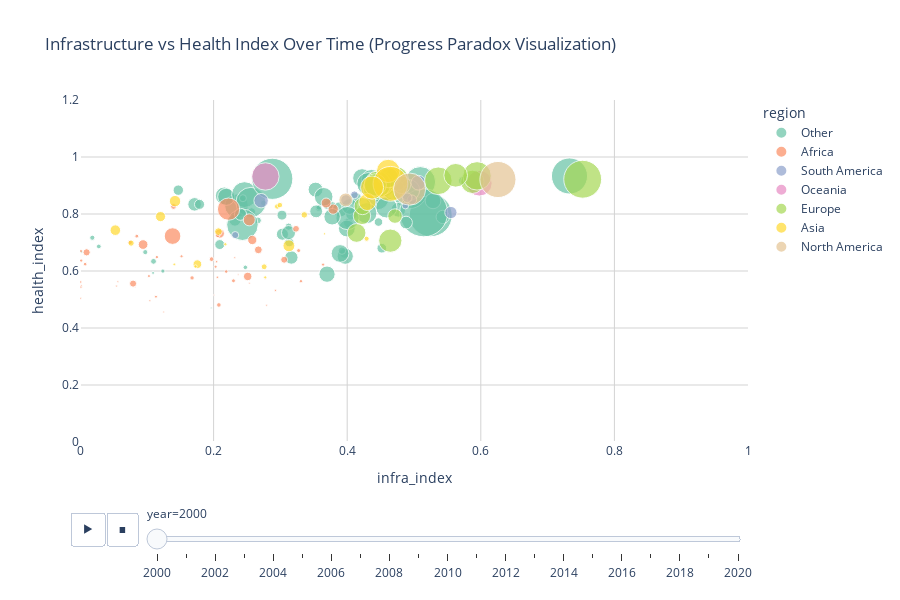

Notebook source saved alongside this figure:
### Code cell
fig = px.scatter(
    df,
    x="infra_index",
    y="health_index",
    animation_frame="year",
    animation_group="country",
    color="region",
    hover_name="country",
    size="energy_use_per_capita_size",
    size_max=60,
    range_x=[0, 1],
    range_y=[0, 1.2],
    title="Infrastructure vs Health Index Over Time (Progress Paradox Visualization)",
    color_discrete_sequence=px.colors.qualitative.Set2,
)

fig.update_layout(
    width=900,
    height=600,
    plot_bgcolor="white",
    paper_bgcolor="white",
    xaxis=dict(showgrid=True, gridcolor="lightgrey"),
    yaxis=dict(showgrid=True, gridcolor="lightgrey")
)

fig.show()

### Figure 1 — Plotly figure (JSON) as saved in the notebook; plotly's stock layout.template omitted (floating-point values rounded to 4 significant figures)
{"data": [{"hovertemplate": "<b>%{hovertext}</b><br><br>region=Other<br>year=2000<br>infra_index=%{x}<br>health_index=%{y}<br>energy_use_per_capita_size=%{marker.size}<extra></extra>", "hovertext": ["Afghanistan", "Albania", "American Samoa", "Andorra", "Anguilla", "Antigua and Barbuda", "Armenia", "Aruba", "Azerbaijan", "Bahamas", "Bahrain", "Barbados", "Belarus", "Belize", "Bermuda", "Bosnia and Herzegovina", "British Virgin Islands", "Brunei", "Cayman Islands", "Cook Islands", "Costa Rica", "Cote d'Ivoire", "Croatia", "Cuba", "Cyprus", "Czechia", "Dominica", "Dominican Republic", "East Timor", "El Salvador", "Estonia", "Falkland Islands", "Faroe Islands", "Fiji", "French Guiana", "French Polynesia", "Georgia", "Gibraltar", "Greenland", "Grenada", "Guadeloupe", "Guam", "Guatemala", "Guyana", "Haiti", "Honduras", "Hong Kong", "Iceland", "Iran", "Iraq", "Israel", "Jamaica", "Jordan", "Kazakhstan", "Kiribati", "Kosovo", "Kuwait", "Kyrgyzstan", "Latvia", "Lebanon", "Lithuania", "Luxembourg", "Macao", "Malta", "Marshall Islands", "Martinique", "Micronesia (country)", "Moldova", "Monaco", "Montenegro", "Montserrat", "Nauru", "New Caledonia", "Nicaragua", "Niue", "North Macedonia", "Northern Mariana Islands", "Oman", "Palau", "Palestine", "Panama", "Papua New Guinea", "Puerto Rico", "Qatar", "Reunion", "Saint Helena", "Saint Kitts and Nevis", "Saint Lucia", "Saint Pierre and Miquelon", "Saint Vincent and the Grenadines", "Samoa", "San Marino", "Saudi Arabia", "Serbia", "Slovakia", "Slovenia", "Solomon Islands", "Suriname", "Syria", "Taiwan", "Tajikistan", "Tokelau", "Tonga", "Trinidad and Tobago", "Turkey", "Turkmenistan", "Turks and Caicos Islands", "Tuvalu", "United Arab Emirates", "United States Virgin Islands", "Uzbekistan", "Vanuatu", "Venezuela", "World", "Yemen"], "ids": ["Afghanistan", "Albania", "American Samoa", "Andorra", "Anguilla", "Antigua and Barbuda", "Armenia", "Aruba", "Azerbaijan", "Bahamas", "Bahrain", "Barbados", "Belarus", "Belize", "Bermuda", "Bosnia and Herzegovina", "British Virgin Islands", "Brunei", "Cayman Islands", "Cook Islands", "Costa Rica", "Cote d'Ivoire", "Croatia", "Cuba", "Cyprus", "Czechia", "Dominica", "Dominican Republic", "East Timor", "El Salvador", "Estonia", "Falkland Islands", "Faroe Islands", "Fiji", "French Guiana", "French Polynesia", "Georgia", "Gibraltar", "Greenland", "Grenada", "Guadeloupe", "Guam", "Guatemala", "Guyana", "Haiti", "Honduras", "Hong Kong", "Iceland", "Iran", "Iraq", "Israel", "Jamaica", "Jordan", "Kazakhstan", "Kiribati", "Kosovo", "Kuwait", "Kyrgyzstan", "Latvia", "Lebanon", "Lithuania", "Luxembourg", "Macao", "Malta", "Marshall Islands", "Martinique", "Micronesia (country)", "Moldova", "Monaco", "Montenegro", "Montserrat", "Nauru", "New Caledonia", "Nicaragua", "Niue", "North Macedonia", "Northern Mariana Islands", "Oman", "Palau", "Palestine", "Panama", "Papua New Guinea", "Puerto Rico", "Qatar", "Reunion", "Saint Helena", "Saint Kitts and Nevis", "Saint Lucia", "Saint Pierre and Miquelon", "Saint Vincent and the Grenadines", "Samoa", "San Marino", "Saudi Arabia", "Serbia", "Slovakia", "Slovenia", "Solomon Islands", "Suriname", "Syria", "Taiwan", "Tajikistan", "Tokelau", "Tonga", "Trinidad and Tobago", "Turkey", "Turkmenistan", "Turks and Caicos Islands", "Tuvalu", "United Arab Emirates", "United States Virgin Islands", "Uzbekistan", "Vanuatu", "Venezuela", "World", "Yemen"], "legendgroup": "Other", "marker": {"color": "rgb(102,194,165)", "size": [262.7, 6217.0, 40380.0, 1.0, 1.0, 28510.0, 8588.0, 49760.0, 16150.0, 50840.0, 167100.0, 26580.0, 25520.0, 9041.0, 39500.0, 13110.0, 21590.0, 60240.0, 52460.0, 17240.0, 7388.0, 1881.0, 22320.0, 9865.0, 31930.0, 46350.0, 6795.0, 9898.0, 762.5, 4442.0, 39730.0, 36970.0, 66990.0, 8368.0, 14010.0, 13870.0, 6620.0, 1.0, 46940.0, 8029.0, 20440.0, 87350.0, 3602.0, 8932.0, 774.7, 3028.0, 29450.0, 118100.0, 21030.0, 13210.0, 37210.0, 16600.0, 12300.0, 23850.0, 1641.0, 13500.0, 111600.0, 8554.0, 16070.0, 13790.0, 22430.0, 85300.0, 15780.0, 46300.0, 1.0, 22330.0, 4694.0, 7593.0, 1.0, 19360.0, 23020.0, 44940.0, 40980.0, 3181.0, 13730.0, 14990.0, 0.0, 48620.0, 1.0, 1829.0, 20030.0, 2395.0, 33880.0, 209100.0, 13460.0, 8511.0, 17040.0, 9236.0, 44540.0, 5736.0, 4732.0, 1.0, 82510.0, 24500.0, 40570.0, 39490.0, 2398.0, 14580.0, 12710.0, 45720.0, 5018.0, 1.0, 4267.0, 90200.0, 13200.0, 28430.0, 15410.0, 0.0, 153400.0, 358400.0, 24000.0, 2050.0, 31480.0, 17890.0, 3064.0], "sizemode": "area", "sizeref": 181.1, "symbol": "circle"}, "mode": "markers", "name": "Other", "orientation": "v", "showlegend": true, "type": "scatter", "x": [0.1966, 0.4456, NaN, NaN, NaN, 0.2159, 0.4018, NaN, 0.3164, 0.2343, 0.525, 0.2189, 0.3995, 0.3024, NaN, 0.4127, NaN, 0.2462, NaN, 0.1714, 0.5735, 0.2475, 0.5285, 0.1472, 0.4223, 0.4455, 0.2405, 0.3714, 0.002267, 0.2438, 0.4289, NaN, NaN, 0.3962, NaN, NaN, 0.4468, NaN, NaN, 0.3778, NaN, NaN, 0.3574, 0.2092, 0.1094, 0.3578, NaN, 0.7328, 0.3894, 0.303, 0.4365, 0.1715, 0.4065, 0.3971, 0.1241, NaN, 0.4933, 0.4518, 0.543, NaN, 0.4037, 0.5094, NaN, 0.4313, NaN, NaN, NaN, 0.3133, NaN, 0.4765, NaN, 0.2243, NaN, 0.2747, NaN, 0.3535, NaN, 0.4004, NaN, NaN, 0.3526, 0.09773, NaN, 0.5145, NaN, NaN, 0.217, 0.1789, NaN, 0.2569, 0.3123, NaN, 0.2559, 0.3774, 0.4588, 0.4929, 0.01842, 0.4881, 0.2319, NaN, 0.3921, NaN, 0.2664, 0.2432, 0.2403, 0.3893, NaN, NaN, 0.2878, NaN, 0.3698, 0.02819, 0.3648, 0.3122, 0.1101], "xaxis": "x", "y": [0.4703, 0.8577, NaN, NaN, NaN, 0.8636, 0.7691, NaN, 0.6474, 0.8283, 0.7957, 0.8602, 0.749, 0.7961, NaN, 0.8546, NaN, 0.8681, NaN, NaN, 0.9168, 0.6128, 0.8461, 0.8837, 0.9261, 0.8545, NaN, 0.8329, 0.6672, 0.8554, 0.8031, NaN, NaN, 0.6615, NaN, NaN, 0.7718, NaN, NaN, 0.8262, NaN, NaN, 0.8198, 0.6928, 0.5932, 0.8235, NaN, 0.9334, 0.8161, 0.7292, 0.9208, 0.8339, 0.7991, 0.6519, 0.5997, NaN, 0.8806, 0.68, 0.7897, 0.8637, 0.8264, 0.9125, NaN, 0.9056, NaN, NaN, 0.6443, 0.7009, NaN, 0.8146, NaN, NaN, NaN, 0.8385, NaN, 0.8093, NaN, 0.7857, NaN, 0.7841, 0.8856, 0.6662, NaN, 0.8043, NaN, NaN, NaN, 0.8338, NaN, 0.8081, 0.7556, NaN, 0.8406, 0.7903, 0.8231, 0.8836, 0.7168, 0.7699, 0.7781, NaN, 0.6714, NaN, 0.7774, 0.7624, 0.799, 0.6615, NaN, NaN, 0.9234, NaN, 0.5889, 0.6861, 0.8603, 0.7348, 0.6339], "yaxis": "y"}, {"hovertemplate": "<b>%{hovertext}</b><br><br>region=Africa<br>year=2000<br>infra_index=%{x}<br>health_index=%{y}<br>energy_use_per_capita_size=%{marker.size}<extra></extra>", "hovertext": ["Algeria", "Angola", "Benin", "Botswana", "Burkina Faso", "Burundi", "Cameroon", "Cape Verde", "Central African Republic", "Chad", "Comoros", "Congo", "Democratic Republic of Congo", "Djibouti", "Egypt", "Equatorial Guinea", "Eritrea", "Eswatini", "Ethiopia", "Gabon", "Gambia", "Ghana", "Guinea", "Guinea-Bissau", "Kenya", "Lesotho", "Liberia", "Libya", "Madagascar", "Malawi", "Mali", "Mauritania", "Mauritius", "Morocco", "Mozambique", "Namibia", "Niger", "Nigeria", "Rwanda", "Sao Tome and Principe", "Senegal", "Seychelles", "Sierra Leone", "Somalia", "South Africa", "South Sudan", "Sudan", "Tanzania", "Togo", "Tunisia", "Uganda", "Zambia", "Zimbabwe"], "ids": ["Algeria", "Angola", "Benin", "Botswana", "Burkina Faso", "Burundi", "Cameroon", "Cape Verde", "Central African Republic", "Chad", "Comoros", "Congo", "Democratic Republic of Congo", "Djibouti", "Egypt", "Equatorial Guinea", "Eritrea", "Eswatini", "Ethiopia", "Gabon", "Gambia", "Ghana", "Guinea", "Guinea-Bissau", "Kenya", "Lesotho", "Liberia", "Libya", "Madagascar", "Malawi", "Mali", "Mauritania", "Mauritius", "Morocco", "Mozambique", "Namibia", "Niger", "Nigeria", "Rwanda", "Sao Tome and Principe", "Senegal", "Seychelles", "Sierra Leone", "Somalia", "South Africa", "South Sudan", "Sudan", "Tanzania", "Togo", "Tunisia", "Uganda", "Zambia", "Zimbabwe"], "legendgroup": "Africa", "marker": {"color": "rgb(252,141,98)", "size": [9706.0, 1893.0, 950.6, 8544.0, 341.0, 225.2, 1140.0, 2979.0, 334.2, 121.3, 810.3, 1037.0, 187.4, 4729.0, 7779.0, 4588.0, 1156.0, 6508.0, 238.0, 7758.0, 869.8, 1457.0, 827.2, 807.3, 1351.0, 946.3, 645.8, 40140.0, 516.7, 430.2, 354.2, 1906.0, 13100.0, 4133.0, 563.9, 5557.0, 288.2, 1704.0, 326.0, 1890.0, 1997.0, 45130.0, 417.4, 335.6, 25140.0, 554.6, 1034.0, 390.6, 875.1, 9105.0, 302.7, 1377.0, 4353.0], "sizemode": "area", "sizeref": 181.1, "symbol": "circle"}, "mode": "markers", "name": "Africa", "orientation": "v", "showlegend": true, "type": "scatter", "x": [0.379, 0.2079, 0.001731, 0.09445, 0.0567, 0.2007, 0.2189, 0.14, 0.2794, 0.08274, 0.001448, 0.3308, 0.2776, 0.00991, 0.2093, 0.07946, 0.007688, 0.251, 0.2368, 0.2579, 0.152, 0.3273, 0.1032, 0.1137, 0.08506, 0.3639, 0.001442, NaN, 0.2045, 0.2926, 0.05467, 0.07504, 0.2534, 0.3234, 0.2056, 0.267, 0.001954, 0.1678, 0.1254, 0.2061, 0.197, 0.2224, 0.1046, 0.001004, 0.1386, 0.001116, 0.115, 0.2317, 0.203, 0.3685, 0.2535, 0.2297, 0.3056], "xaxis": "x", "y": [0.8172, 0.4809, 0.6367, 0.6928, 0.5626, 0.5154, 0.598, 0.8264, 0.48, 0.542, 0.6702, 0.5642, 0.5723, 0.6655, 0.7314, 0.5557, 0.624, 0.5809, 0.5873, 0.7088, 0.6515, 0.6716, 0.5823, 0.5098, 0.7224, 0.6225, 0.5439, 0.8252, 0.6325, 0.532, 0.547, 0.7007, 0.7795, 0.748, 0.5779, 0.6743, 0.5484, 0.5758, 0.4562, 0.7252, 0.6417, 0.8171, 0.4957, 0.5043, 0.7225, 0.5614, 0.6487, 0.6465, 0.6152, 0.8384, 0.5574, 0.5657, 0.6394], "yaxis": "y"}, {"hovertemplate": "<b>%{hovertext}</b><br><br>region=South America<br>year=2000<br>infra_index=%{x}<br>health_index=%{y}<br>energy_use_per_capita_size=%{marker.size}<extra></extra>", "hovertext": ["Argentina", "Bolivia", "Brazil", "Chile", "Colombia", "Ecuador", "Paraguay", "Peru", "Uruguay"], "ids": ["Argentina", "Bolivia", "Brazil", "Chile", "Colombia", "Ecuador", "Paraguay", "Peru", "Uruguay"], "legendgroup": "South America", "marker": {"color": "rgb(141,160,203)", "size": [18910.0, 4613.0, 13590.0, 19830.0, 8037.0, 8206.0, 3894.0, 5540.0, 10490.0], "sizemode": "area", "sizeref": 181.1, "symbol": "circle"}, "mode": "markers", "name": "South America", "orientation": "v", "showlegend": true, "type": "scatter", "x": [0.2711, 0.2323, 0.5552, 0.5067, 0.497, 0.4899, 0.4871, 0.4108, 0.3983], "xaxis": "x", "y": [0.8467, 0.7259, 0.8052, 0.9096, 0.8502, 0.8571, 0.8292, 0.8673, 0.8489], "yaxis": "y"}, {"hovertemplate": "<b>%{hovertext}</b><br><br>region=Oceania<br>year=2000<br>infra_index=%{x}<br>health_index=%{y}<br>energy_use_per_capita_size=%{marker.size}<extra></extra>", "hovertext": ["Australia", "New Zealand"], "ids": ["Australia", "New Zealand"], "legendgroup": "Oceania", "marker": {"color": "rgb(231,138,195)", "size": [68220.0, 59510.0], "sizemode": "area", "sizeref": 181.1, "symbol": "circle"}, "mode": "markers", "name": "Oceania", "orientation": "v", "showlegend": true, "type": "scatter", "x": [0.2776, 0.5978], "xaxis": "x", "y": [0.9317, 0.9079], "yaxis": "y"}, {"hovertemplate": "<b>%{hovertext}</b><br><br>region=Europe<br>year=2000<br>infra_index=%{x}<br>health_index=%{y}<br>energy_use_per_capita_size=%{marker.size}<extra></extra>", "hovertext": ["Austria", "Belgium", "Bulgaria", "Denmark", "Finland", "France", "Germany", "Greece", "Hungary", "Ireland", "Italy", "Netherlands", "Norway", "Poland", "Portugal", "Romania", "Russia", "Spain", "Sweden", "Switzerland", "Ukraine", "United Kingdom"], "ids": ["Austria", "Belgium", "Bulgaria", "Denmark", "Finland", "France", "Germany", "Greece", "Hungary", "Ireland", "Italy", "Netherlands", "Norway", "Poland", "Portugal", "Romania", "Russia", "Spain", "Sweden", "Switzerland", "Ukraine", "United Kingdom"], "legendgroup": "Europe", "marker": {"color": "rgb(166,216,84)", "size": [49320.0, 72510.0, 27170.0, 44290.0, 69380.0, 52420.0, 48760.0, 34600.0, 27560.0, 45590.0, 36670.0, 62700.0, 129900.0, 26600.0, 28590.0, 19070.0, 49170.0, 37190.0, 73460.0, 50710.0, 31990.0, 45110.0], "sizemode": "area", "sizeref": 181.1, "symbol": "circle"}, "mode": "markers", "name": "Europe", "orientation": "v", "showlegend": true, "type": "scatter", "x": [0.5874, 0.4536, NaN, 0.4686, 0.5364, 0.4735, 0.4522, 0.4431, 0.4221, 0.4406, 0.4649, 0.4455, 0.7525, 0.4231, 0.4818, 0.4715, 0.4645, 0.4619, 0.5944, 0.5624, 0.414, 0.4419], "xaxis": "x", "y": [0.9129, 0.9101, 0.7866, 0.8874, 0.9165, 0.924, 0.9072, 0.914, 0.7933, 0.8888, 0.9285, 0.9043, 0.922, 0.8277, 0.9027, 0.7927, 0.7064, 0.9276, 0.9338, 0.9358, 0.7336, 0.9021], "yaxis": "y"}, {"hovertemplate": "<b>%{hovertext}</b><br><br>region=Asia<br>year=2000<br>infra_index=%{x}<br>health_index=%{y}<br>energy_use_per_capita_size=%{marker.size}<extra></extra>", "hovertext": ["Bangladesh", "Bhutan", "Cambodia", "China", "India", "Indonesia", "Japan", "Laos", "Malaysia", "Maldives", "Mongolia", "Myanmar", "Nepal", "North Korea", "Pakistan", "Philippines", "Singapore", "South Korea", "Sri Lanka", "Thailand", "Vietnam"], "ids": ["Bangladesh", "Bhutan", "Cambodia", "China", "India", "Indonesia", "Japan", "Laos", "Malaysia", "Maldives", "Mongolia", "Myanmar", "Nepal", "North Korea", "Pakistan", "Philippines", "Singapore", "South Korea", "Sri Lanka", "Thailand", "Vietnam"], "legendgroup": "Asia", "marker": {"color": "rgb(255,217,47)", "size": [1013.0, 2358.0, 711.6, 9295.0, 3521.0, 5388.0, 49230.0, 927.4, 26660.0, 10150.0, 6922.0, 978.6, 468.4, 12860.0, 3123.0, 3865.0, 109800.0, 48340.0, 2775.0, 11770.0, 2776.0], "sizemode": "area", "sizeref": 181.1, "symbol": "circle"}, "mode": "markers", "name": "Asia", "orientation": "v", "showlegend": true, "type": "scatter", "x": [0.2176, 0.429, 0.1412, 0.1205, 0.0765, 0.2072, 0.4614, 0.2773, 0.4302, 0.05291, 0.1757, 0.1729, 0.3661, 0.3127, 0.2757, 0.3358, 0.4648, 0.4372, 0.2953, 0.1423, 0.2992], "xaxis": "x", "y": [0.6938, 0.7134, 0.6231, 0.791, 0.6978, 0.7382, 0.9511, 0.5776, 0.8422, 0.7433, 0.624, 0.6158, 0.7303, 0.6884, 0.6148, 0.797, 0.9059, 0.893, 0.8265, 0.8452, 0.8312], "yaxis": "y"}, {"hovertemplate": "<b>%{hovertext}</b><br><br>region=North America<br>year=2000<br>infra_index=%{x}<br>health_index=%{y}<br>energy_use_per_capita_size=%{marker.size}<extra></extra>", "hovertext": ["Canada", "Mexico", "United States"], "ids": ["Canada", "Mexico", "United States"], "legendgroup": "North America", "marker": {"color": "rgb(229,196,148)", "size": [118100.0, 17200.0, 94310.0], "sizemode": "area", "sizeref": 181.1, "symbol": "circle"}, "mode": "markers", "name": "North America", "orientation": "v", "showlegend": true, "type": "scatter", "x": [0.6256, 0.3978, 0.4934], "xaxis": "x", "y": [0.921, 0.8495, 0.8873], "yaxis": "y"}], "layout": {"height": 600, "legend": {"itemsizing": "constant", "title": {"text": "region"}, "tracegroupgap": 0}, "paper_bgcolor": "white", "plot_bgcolor": "white", "sliders": [{"active": 0, "currentvalue": {"prefix": "year="}, "len": 0.9, "pad": {"b": 10, "t": 60}, "steps": [{"args": [["2000"], {"frame": {"duration": 0, "redraw": false}, "fromcurrent": true, "mode": "immediate", "transition": {"duration": 0, "easing": "linear"}}], "label": "2000", "method": "animate"}, {"args": [["2001"], {"frame": {"duration": 0, "redraw": false}, "fromcurrent": true, "mode": "immediate", "transition": {"duration": 0, "easing": "linear"}}], "label": "2001", "method": "animate"}, {"args": [["2002"], {"frame": {"duration": 0, "redraw": false}, "fromcurrent": true, "mode": "immediate", "transition": {"duration": 0, "easing": "linear"}}], "label": "2002", "method": "animate"}, {"args": [["2003"], {"frame": {"duration": 0, "redraw": false}, "fromcurrent": true, "mode": "immediate", "transition": {"duration": 0, "easing": "linear"}}], "label": "2003", "method": "animate"}, {"args": [["2004"], {"frame": {"duration": 0, "redraw": false}, "fromcurrent": true, "mode": "immediate", "transition": {"duration": 0, "easing": "linear"}}], "label": "2004", "method": "animate"}, {"args": [["2005"], {"frame": {"duration": 0, "redraw": false}, "fromcurrent": true, "mode": "immediate", "transition": {"duration": 0, "easing": "linear"}}], "label": "2005", "method": "animate"}, {"args": [["2006"], {"frame": {"duration": 0, "redraw": false}, "fromcurrent": true, "mode": "immediate", "transition": {"duration": 0, "easing": "linear"}}], "label": "2006", "method": "animate"}, {"args": [["2007"], {"frame": {"duration": 0, "redraw": false}, "fromcurrent": true, "mode": "immediate", "transition": {"duration": 0, "easing": "linear"}}], "label": "2007", "method": "animate"}, {"args": [["2008"], {"frame": {"duration": 0, "redraw": false}, "fromcurrent": true, "mode": "immediate", "transition": {"duration": 0, "easing": "linear"}}], "label": "2008", "method": "animate"}, {"args": [["2009"], {"frame": {"duration": 0, "redraw": false}, "fromcurrent": true, "mode": "immediate", "transition": {"duration": 0, "easing": "linear"}}], "label": "2009", "method": "animate"}, {"args": [["2010"], {"frame": {"duration": 0, "redraw": false}, "fromcurrent": true, "mode": "immediate", "transition": {"duration": 0, "easing": "linear"}}], "label": "2010", "method": "animate"}, {"args": [["2011"], {"frame": {"duration": 0, "redraw": false}, "fromcurrent": true, "mode": "immediate", "transition": {"duration": 0, "easing": "linear"}}], "label": "2011", "method": "animate"}, {"args": [["2012"], {"frame": {"duration": 0, "redraw": false}, "fromcurrent": true, "mode": "immediate", "transition": {"duration": 0, "easing": "linear"}}], "label": "2012", "method": "animate"}, {"args": [["2013"], {"frame": {"duration": 0, "redraw": false}, "fromcurrent": true, "mode": "immediate", "transition": {"duration": 0, "easing": "linear"}}], "label": "2013", "method": "animate"}, {"args": [["2014"], {"frame": {"duration": 0, "redraw": false}, "fromcurrent": true, "mode": "immediate", "transition": {"duration": 0, "easing": "linear"}}], "label": "2014", "method": "animate"}, {"args": [["2015"], {"frame": {"duration": 0, "redraw": false}, "fromcurrent": true, "mode": "immediate", "transition": {"duration": 0, "easing": "linear"}}], "label": "2015", "method": "animate"}, {"args": [["2016"], {"frame": {"duration": 0, "redraw": false}, "fromcurrent": true, "mode": "immediate", "transition": {"duration": 0, "easing": "linear"}}], "label": "2016", "method": "animate"}, {"args": [["2017"], {"frame": {"duration": 0, "redraw": false}, "fromcurrent": true, "mode": "immediate", "transition": {"duration": 0, "easing": "linear"}}], "label": "2017", "method": "animate"}, {"args": [["2018"], {"frame": {"duration": 0, "redraw": false}, "fromcurrent": true, "mode": "immediate", "transition": {"duration": 0, "easing": "linear"}}], "label": "2018", "method": "animate"}, {"args": [["2019"], {"frame": {"duration": 0, "redraw": false}, "fromcurrent": true, "mode": "immediate", "transition": {"duration": 0, "easing": "linear"}}], "label": "2019", "method": "animate"}, {"args": [["2020"], {"frame": {"duration": 0, "redraw": false}, "fromcurrent": true, "mode": "immediate", "transition": {"duration": 0, "easing": "linear"}}], "label": "2020", "method": "animate"}], "x": 0.1, "xanchor": "left", "y": 0, "yanchor": "top"}], "title": {"text": "Infrastructure vs Health Index Over Time (Progress Paradox Visualization)"}, "updatemenus": [{"buttons": [{"args": [null, {"frame": {"duration": 500, "redraw": false}, "fromcurrent": true, "mode": "immediate", "transition": {"duration": 500, "easing": "linear"}}], "label": "&#9654;", "method": "animate"}, {"args": [[null], {"frame": {"duration": 0, "redraw": false}, "fromcurrent": true, "mode": "immediate", "transition": {"duration": 0, "easing": "linear"}}], "label": "&#9724;", "method": "animate"}], "direction": "left", "pad": {"r": 10, "t": 70}, "showactive": false, "type": "buttons", "x": 0.1, "xanchor": "right", "y": 0, "yanchor": "top"}], "width": 900, "xaxis": {"anchor": "y", "domain": [0, 1], "gridcolor": "lightgrey", "range": [0, 1], "showgrid": true, "title": {"text": "infra_index"}}, "yaxis": {"anchor": "x", "domain": [0, 1], "gridcolor": "lightgrey", "range": [0, 1.2], "showgrid": true, "title": {"text": "health_index"}}}}
